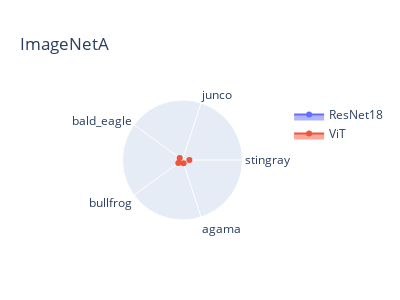
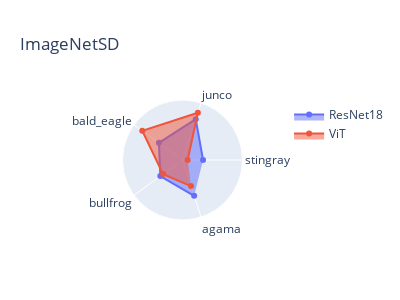
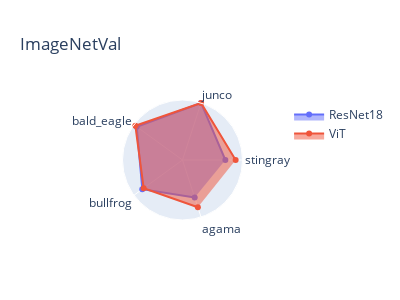
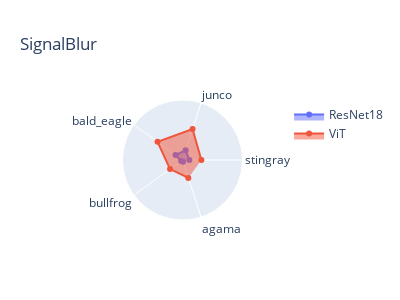

These figures' notebook cell, in order:
### Code cell
# Create DataFrames
concatenated_resnet = list(itertools.chain(*resultsResNet))
concatenated_vit = list(itertools.chain(*resultsViT))
class_labels=np.concatenate(class_labels, axis=0).tolist()
datasetlabel= [dataset for dataset in datasets for _ in range(175)]

df_resnet = pd.DataFrame({"label":class_labels*4 , "pred": concatenated_resnet, "model": "ResNet18", "dataset": datasetlabel})
df_vit = pd.DataFrame({"label": class_labels*4, "pred": concatenated_vit, "model": "ViT", "dataset": datasetlabel})

#calculate ratio of correct predictions 
ratios_resnet = [[] for _ in range(len(datasets))]
ratios_vit = [[] for _ in range(len(datasets))]

for i,dataset in enumerate(datasets):
    ratios_resnet[i].extend(get_class_ratios(dataset, df_resnet))
    ratios_vit[i].extend(get_class_ratios(dataset, df_vit))

# radar plots
for i,dataset in enumerate(datasets):
    radar_plot(ratios_resnet[i],ratios_vit[i],dataset)

### Figure 1 — Plotly figure (JSON) as saved in the notebook; plotly's stock layout.template omitted (floating-point values rounded to 4 significant figures)
{"data": [{"fill": "toself", "name": "ResNet18", "r": [null, null, null, null, null], "theta": ["stingray", "junco", "bald_eagle", "bullfrog", "agama"], "type": "scatterpolar"}, {"fill": "toself", "name": "ViT", "r": [0.1143, null, 0.05714, 0.08571, 0.05714], "theta": ["stingray", "junco", "bald_eagle", "bullfrog", "agama"], "type": "scatterpolar"}], "layout": {"height": 300, "polar": {"radialaxis": {"range": [0, 1], "visible": false}}, "showlegend": true, "title": {"text": "ImageNetA"}, "width": 400}}

### Figure 2 — Plotly figure (JSON) as saved in the notebook; plotly's stock layout.template omitted (floating-point values rounded to 4 significant figures)
{"data": [{"fill": "toself", "name": "ResNet18", "r": [0.3429, 0.7143, 0.4857, 0.4571, 0.6286], "theta": ["stingray", "junco", "bald_eagle", "bullfrog", "agama"], "type": "scatterpolar"}, {"fill": "toself", "name": "ViT", "r": [0.08571, 0.8286, 0.8286, 0.4, 0.4571], "theta": ["stingray", "junco", "bald_eagle", "bullfrog", "agama"], "type": "scatterpolar"}], "layout": {"height": 300, "polar": {"radialaxis": {"range": [0, 1], "visible": false}}, "showlegend": true, "title": {"text": "ImageNetSD"}, "width": 400}}

### Figure 3 — Plotly figure (JSON) as saved in the notebook; plotly's stock layout.template omitted (floating-point values rounded to 4 significant figures)
{"data": [{"fill": "toself", "name": "ResNet18", "r": [0.7143, 1, 0.9429, 0.8286, 0.6571], "theta": ["stingray", "junco", "bald_eagle", "bullfrog", "agama"], "type": "scatterpolar"}, {"fill": "toself", "name": "ViT", "r": [0.8857, 1, 0.9714, 0.8, 0.8286], "theta": ["stingray", "junco", "bald_eagle", "bullfrog", "agama"], "type": "scatterpolar"}], "layout": {"height": 300, "polar": {"radialaxis": {"range": [0, 1], "visible": false}}, "showlegend": true, "title": {"text": "ImageNetVal"}, "width": 400}}

### Figure 4 — Plotly figure (JSON) as saved in the notebook; plotly's stock layout.template omitted (floating-point values rounded to 4 significant figures)
{"data": [{"fill": "toself", "name": "ResNet18", "r": [0.1143, 0.1714, 0.1429, 0.02857, 0.02857], "theta": ["stingray", "junco", "bald_eagle", "bullfrog", "agama"], "type": "scatterpolar"}, {"fill": "toself", "name": "ViT", "r": [0.3143, 0.5429, 0.5143, 0.2571, 0.3143], "theta": ["stingray", "junco", "bald_eagle", "bullfrog", "agama"], "type": "scatterpolar"}], "layout": {"height": 300, "polar": {"radialaxis": {"range": [0, 1], "visible": false}}, "showlegend": true, "title": {"text": "SignalBlur"}, "width": 400}}
